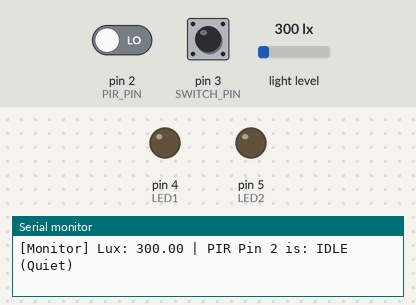
A sketch run on a simulated Arduino Uno, built with avr-gcc and run on an emulated ATmega328P. Parts: output pins drawn as LEDs (lit = HIGH), the last lines printed to the serial monitor. The test bench sets the inputs (shaded band); at power-on: pin 2 (PIR_PIN) LOW, pin 3 (SWITCH_PIN) HIGH, light level 300 lx.

Above: at 2.8 s.
2.9 s: pin 2 (PIR_PIN) driven HIGH
At 4.0 s:
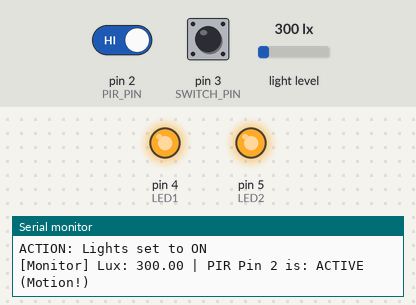
4.4 s: pin 3 (SWITCH_PIN) pulled LOW for 1.3 s
At 5.1 s:
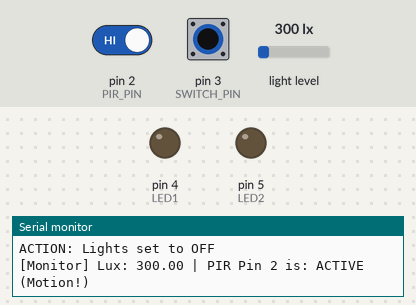
7.2 s: pin 3 (SWITCH_PIN) pulled LOW for 3.2 s
At 10.8 s:
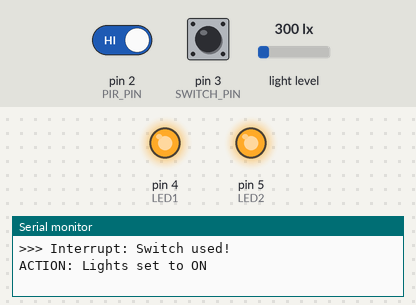
Timing chart, 0 to 12.3 s (numbered marks = the images above; inputs shaded):
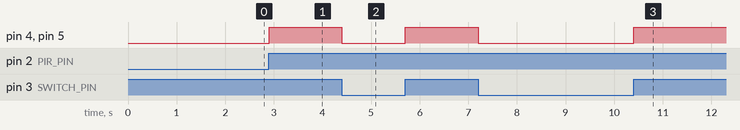

The sketch:

sketch_mar29a.ino
```cpp
#include <Wire.h>
#include <BH1750.h>

BH1750 lightMeter;

// --- Pin Definitions ---
const int PIR_PIN = 2;
const int SWITCH_PIN = 3;
const int LED1 = 4;
const int LED2 = 5;

volatile bool pirTriggered = false;
volatile bool switchTriggered = false;
unsigned long lastPrintTime = 0;
unsigned long lastInterruptTime = 0;

// --- PIR Interrupt Service Routine ---
void pirISR() {
  pirTriggered = true;
}


// --- Switch Interrupt Service Routine ---
void switchISR() {
  unsigned long interruptTime = millis();
  if (interruptTime - lastInterruptTime > 250) {
    switchTriggered = true;
  }
  lastInterruptTime = interruptTime;
}

void setup() {
  Serial.begin(9600);
  pinMode(LED1, OUTPUT);
  pinMode(LED2, OUTPUT);
  pinMode(PIR_PIN, INPUT);
  pinMode(SWITCH_PIN, INPUT_PULLUP);

  // Initialise I2C and light sensor
  Wire.begin();
  lightMeter.begin();


  // Attach interrupts for PIR and switch
  attachInterrupt(digitalPinToInterrupt(PIR_PIN), pirISR, RISING);
  attachInterrupt(digitalPinToInterrupt(SWITCH_PIN), switchISR, CHANGE);

  Serial.println("--- SYSTEM STARTING ---");
}

void loop() {
  unsigned long currentTime = millis();

  if (currentTime - lastPrintTime >= 1000) {
    float lux = lightMeter.readLightLevel();

    int pirState = digitalRead(PIR_PIN);

    Serial.print("[Monitor] Lux: ");
    Serial.print(lux);
    Serial.print(" | PIR Pin 2 is: ");
    Serial.println(pirState == HIGH ? "ACTIVE (Motion!)" : "IDLE (Quiet)");

    lastPrintTime = currentTime;
  }

  // --- Handle PIR Interrupt Event ---
  if (pirTriggered) {
    pirTriggered = false;
    Serial.println(">>> Interrupt: Motion logic triggered!");

    float checkLux = lightMeter.readLightLevel();
    // Only toggle lights if room is dark
    if (checkLux < 400) {
      toggleLights();
    } else {
      Serial.println(">>> Logic: Too bright to turn on LEDs.");
    }
  }

  // --- Handle Switch Interrupt Event ---
  if (switchTriggered) {
    switchTriggered = false;
    Serial.println(">>> Interrupt: Switch used!");
    toggleLights();
  }
}

// --- Toggle Both LEDs ---
void toggleLights() {
  bool state = !digitalRead(LED1);
  digitalWrite(LED1, state);
  digitalWrite(LED2, state);
  Serial.print("ACTION: Lights set to ");
  Serial.println(state ? "ON" : "OFF");
}
```

Measured:
- after the input at 2.9 s, pin 4 (LED1), pin 5 (LED2): LOW → HIGH at once
- after the input at 4.4 s, pin 4 (LED1), pin 5 (LED2): HIGH → LOW at once, → HIGH 1.3 s later
- after the input at 7.2 s, pin 4 (LED1), pin 5 (LED2): HIGH → LOW at once, → HIGH 3.2 s later
